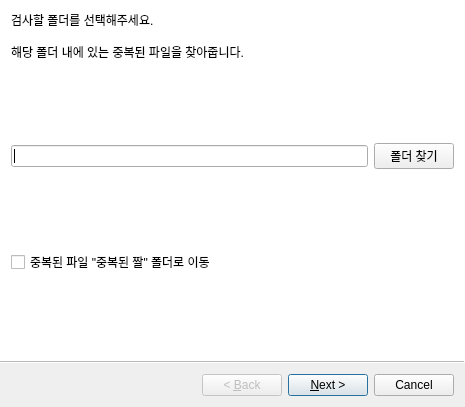
<?xml version="1.0" encoding="UTF-8"?>
<ui version="4.0">
 <class>Wizard</class>
 <widget class="QWizard" name="Wizard">
  <property name="windowModality">
   <enum>Qt::NonModal</enum>
  </property>
  <property name="geometry">
   <rect>
    <x>0</x>
    <y>0</y>
    <width>465</width>
    <height>407</height>
   </rect>
  </property>
  <property name="sizePolicy">
   <sizepolicy hsizetype="Minimum" vsizetype="Minimum">
    <horstretch>0</horstretch>
    <verstretch>0</verstretch>
   </sizepolicy>
  </property>
  <property name="windowTitle">
   <string>중복이면말좀해주지</string>
  </property>
  <property name="wizardStyle">
   <enum>QWizard::AeroStyle</enum>
  </property>
  <property name="titleFormat">
   <enum>Qt::PlainText</enum>
  </property>
  <property name="subTitleFormat">
   <enum>Qt::PlainText</enum>
  </property>
  <widget class="QWizardPage" name="intro">
   <property name="contextMenuPolicy">
    <enum>Qt::NoContextMenu</enum>
   </property>
   <property name="title">
    <string/>
   </property>
   <property name="subTitle">
    <string/>
   </property>
   <attribute name="pageId">
    <string notr="true">0</string>
   </attribute>
   <layout class="QVBoxLayout" name="verticalLayout_3">
    <item>
     <layout class="QVBoxLayout" name="verticalLayout">
      <item>
       <widget class="QLabel" name="label_2">
        <property name="text">
         <string>검사할 폴더를 선택해주세요.

해당 폴더 내에 있는 중복된 파일을 찾아줍니다.</string>
        </property>
       </widget>
      </item>
      <item>
       <spacer name="verticalSpacer">
        <property name="orientation">
         <enum>Qt::Vertical</enum>
        </property>
        <property name="sizeHint" stdset="0">
         <size>
          <width>20</width>
          <height>40</height>
         </size>
        </property>
       </spacer>
      </item>
      <item>
       <layout class="QHBoxLayout" name="horizontalLayout">
        <item>
         <widget class="QLineEdit" name="lineEdit"/>
        </item>
        <item>
         <widget class="QPushButton" name="pushButton">
          <property name="text">
           <string>폴더 찾기</string>
          </property>
         </widget>
        </item>
       </layout>
      </item>
      <item>
       <spacer name="verticalSpacer_2">
        <property name="orientation">
         <enum>Qt::Vertical</enum>
        </property>
        <property name="sizeHint" stdset="0">
         <size>
          <width>20</width>
          <height>40</height>
         </size>
        </property>
       </spacer>
      </item>
      <item>
       <widget class="QCheckBox" name="checkBox">
        <property name="text">
         <string>중복된 파일 &quot;중복된 짤&quot; 폴더로 이동</string>
        </property>
       </widget>
      </item>
      <item>
       <spacer name="verticalSpacer_3">
        <property name="orientation">
         <enum>Qt::Vertical</enum>
        </property>
        <property name="sizeHint" stdset="0">
         <size>
          <width>20</width>
          <height>40</height>
         </size>
        </property>
       </spacer>
      </item>
     </layout>
    </item>
   </layout>
  </widget>
  <widget class="QWizardPage" name="process">
   <property name="sizePolicy">
    <sizepolicy hsizetype="Expanding" vsizetype="Fixed">
     <horstretch>0</horstretch>
     <verstretch>0</verstretch>
    </sizepolicy>
   </property>
   <attribute name="pageId">
    <string notr="true">40</string>
   </attribute>
   <layout class="QGridLayout" name="gridLayout_4">
    <item row="0" column="0">
     <layout class="QVBoxLayout" name="verticalLayout_4">
      <property name="sizeConstraint">
       <enum>QLayout::SetFixedSize</enum>
      </property>
      <item>
       <widget class="QLabel" name="label_6">
        <property name="text">
         <string>분석 중입니다. 잠시만 기다려주세요.</string>
        </property>
       </widget>
      </item>
      <item>
       <spacer name="verticalSpacer_4">
        <property name="orientation">
         <enum>Qt::Vertical</enum>
        </property>
        <property name="sizeHint" stdset="0">
         <size>
          <width>20</width>
          <height>40</height>
         </size>
        </property>
       </spacer>
      </item>
      <item>
       <widget class="QLabel" name="processing_page">
        <property name="sizePolicy">
         <sizepolicy hsizetype="Minimum" vsizetype="Minimum">
          <horstretch>30</horstretch>
          <verstretch>30</verstretch>
         </sizepolicy>
        </property>
        <property name="text">
         <string>분석 중인 파일:</string>
        </property>
        <property name="scaledContents">
         <bool>false</bool>
        </property>
        <property name="alignment">
         <set>Qt::AlignLeading|Qt::AlignLeft|Qt::AlignTop</set>
        </property>
        <property name="wordWrap">
         <bool>false</bool>
        </property>
       </widget>
      </item>
      <item>
       <spacer name="verticalSpacer_5">
        <property name="orientation">
         <enum>Qt::Vertical</enum>
        </property>
        <property name="sizeHint" stdset="0">
         <size>
          <width>20</width>
          <height>40</height>
         </size>
        </property>
       </spacer>
      </item>
     </layout>
    </item>
    <item row="2" column="0">
     <widget class="QProgressBar" name="progressBar">
      <property name="enabled">
       <bool>true</bool>
      </property>
      <property name="sizePolicy">
       <sizepolicy hsizetype="Preferred" vsizetype="Fixed">
        <horstretch>0</horstretch>
        <verstretch>0</verstretch>
       </sizepolicy>
      </property>
      <property name="baseSize">
       <size>
        <width>0</width>
        <height>30</height>
       </size>
      </property>
      <property name="value">
       <number>24</number>
      </property>
      <property name="textVisible">
       <bool>true</bool>
      </property>
      <property name="invertedAppearance">
       <bool>false</bool>
      </property>
      <property name="format">
       <string notr="true">%p%</string>
      </property>
     </widget>
    </item>
    <item row="1" column="0">
     <spacer name="verticalSpacer_6">
      <property name="orientation">
       <enum>Qt::Vertical</enum>
      </property>
      <property name="sizeType">
       <enum>QSizePolicy::Expanding</enum>
      </property>
      <property name="sizeHint" stdset="0">
       <size>
        <width>20</width>
        <height>40</height>
       </size>
      </property>
     </spacer>
    </item>
   </layout>
  </widget>
  <widget class="QWizardPage" name="concl">
   <attribute name="pageId">
    <string notr="true">50</string>
   </attribute>
   <layout class="QGridLayout" name="gridLayout_7">
    <item row="0" column="0">
     <widget class="QLabel" name="concl_info">
      <property name="text">
       <string>분석을 종료합니다.</string>
      </property>
     </widget>
    </item>
   </layout>
  </widget>
 </widget>
 <resources/>
 <connections/>
</ui>
